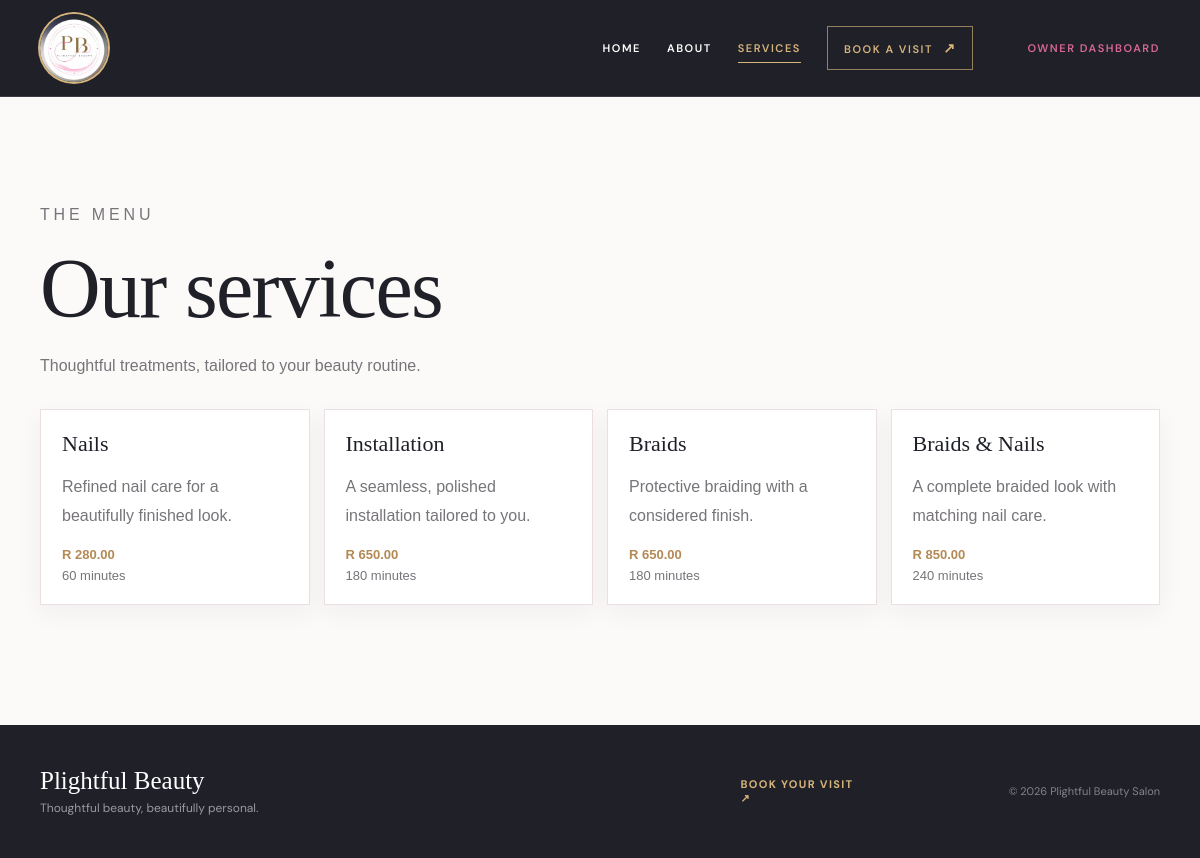
Page /services/ on the committed database.
### core/models.py (models this page shows, shortened)
class Service(models.Model):
    name = models.CharField(max_length=120)
    description = models.TextField(blank=True)
    duration_minutes = models.PositiveIntegerField(default=60)
    price = models.DecimalField(max_digits=10, decimal_places=2)
    is_active = models.BooleanField(default=True)

### core/views.py (the view)
# urls.py: path('services/', views.services, name='services'), path('gallery/', views.gallery, name='gallery'),
def services(request): return render(request, 'core/services.html', {'services': Service.objects.filter(is_active=True)})

### templates/core/services.html
{% extends 'core/base.html' %}
{% block content %}<section class="page-section"><div class="container"><p class="eyebrow">THE MENU</p><div class="section-heading"><div><h1>Our services</h1><p>Thoughtful treatments, tailored to your beauty routine.</p></div></div><div class="service-grid">{% for service in services %}<article class="service-card"><h2>{{ service.name }}</h2><p>{{ service.description }}</p><strong>R {{ service.price }}</strong><span>{{ service.duration_minutes }} minutes</span></article>{% endfor %}</div></div></section>{% endblock %}

### static/css/style.css (style rules this page uses)
:root { --ink:#252735; --gold:#a8874e; --pink:#e874ad; --muted:#6a6870; --paper:#fffdfd; --blush:#f8e5ed; }
* { box-sizing:border-box }
html { scroll-behavior:smooth }
body { font-family:Georgia, 'Times New Roman', serif;margin:0;color:var(--ink);background:var(--paper);-webkit-font-smoothing:antialiased }
.container { width:min(1120px, calc(100% - 40px));margin:0 auto }
.eyebrow { margin:0 0 18px;color:var(--gold);font:600 13px Helvetica, Arial, sans-serif;letter-spacing:.3em }
.page-section,.dashboard-section { padding:64px 0;min-height:0 }
.page-section h1,.dashboard-section h1 { margin:0 0 22px;font-size:clamp(40px, 6vw, 68px);font-weight:400 }
.page-section p { max-width:650px;color:var(--muted);font:18px/1.7 Helvetica, Arial, sans-serif }
.service-grid { display:grid;grid-template-columns:repeat(auto-fit,minmax(220px,1fr));gap:14px;margin-top:28px }
.service-card,.stat-card { padding:21px;background:#fff;border:1px solid #eadfe3;box-shadow:0 8px 24px rgba(37,39,53,.05) }
.service-card h2 { margin:0 0 12px;font-size:22px;font-weight:400 }
.service-card strong,.service-card span { display:block;margin-top:16px;color:var(--gold);font:600 13px Helvetica, Arial, sans-serif }
.service-card span { margin-top:6px;color:var(--muted);font-weight:400 }
.dashboard-top,.section-heading { display:flex;justify-content:space-between;align-items:flex-end;gap:30px }
.section-heading p { margin:0 }
:root { --ink:#1f2028; --ink-soft:#343541; --gold:#b38a55; --gold-light:#d6b47b; --pink:#d96798; --muted:#77747a; --paper:#fcfaf8; --blush:#f3e5e9; --line:#e6dcda; --display:'Playfair Display', Georgia, serif; --sans:'DM Sans', Helvetica, Arial, sans-serif; }
body { font-family:var(--sans);background:var(--paper);color:var(--ink);font-size:16px }
h1,h2,h3,h4,p { overflow-wrap:break-word }
h1,h2,h3,h4 { font-family:var(--display) }
.eyebrow { font-family:var(--sans);font-size:10px;font-weight:700;letter-spacing:.24em }
.page-section { padding:104px 0 120px;min-height:620px }
.page-section h1 { font-size:clamp(52px,7vw,84px);line-height:.98;letter-spacing:-.02em }
.page-section p { font-size:16px;line-height:1.8 }
.service-card,.stat-card,.worker-panel,.performance-panel,.next-appointment,.service-insight { transition:transform .3s ease,box-shadow .3s ease,border-color .3s ease }
.service-card h2 { transition:color .25s ease }

### rows in the picture
Service: name "Nails", description "Refined nail care for a beautifully finished look.", price "280.00", duration_minutes "60"
Service: name "Installation", description "A seamless, polished installation tailored to you.", price "650.00", duration_minutes "180"
Service: name "Braids", description "Protective braiding with a considered finish.", price "650.00", duration_minutes "180"
Service: name "Braids & Nails", description "A complete braided look with matching nail care.", price "850.00", duration_minutes "240"
